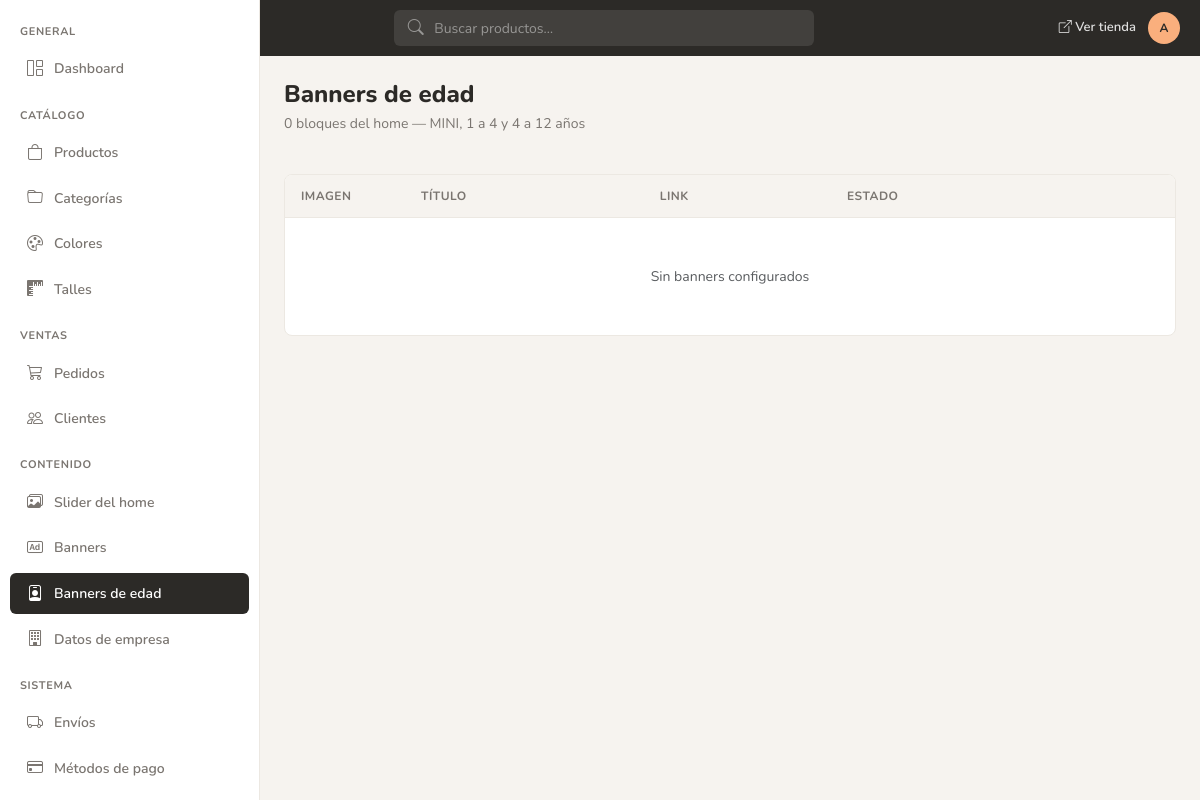
Page /admin/banners-edad.php (signed in) on the earlier database version.
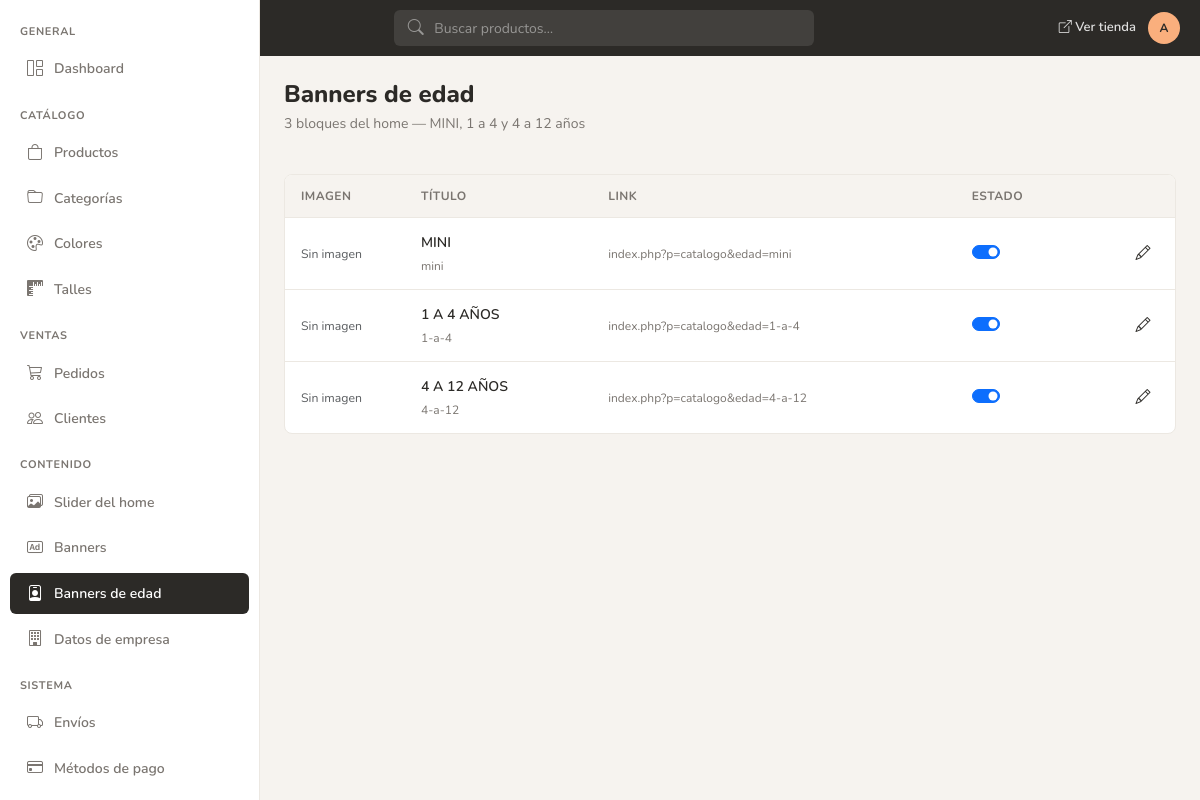
Same page on the later database version.
### tables this page shows
CREATE TABLE IF NOT EXISTS `tbl_home_edad_banners` (
  `id_edad_banner` int NOT NULL AUTO_INCREMENT,
  `slug` varchar(20) NOT NULL,
  `titulo` varchar(150) NOT NULL,
  `subtitulo` varchar(255) DEFAULT NULL,
  `imagen` varchar(250) DEFAULT NULL,
  `link_url` varchar(255) DEFAULT NULL,
  `orden` int DEFAULT 0,
  `activo` tinyint DEFAULT 1,
  PRIMARY KEY (`id_edad_banner`),
  UNIQUE KEY `slug` (`slug`)
);

### admin/include/funciones.php (called while the page is built, shortened)
<?php
function admin_site_path(string $path = ''): string
{
    $base = defined('SITE_URL')
        ? rtrim((string)(parse_url(SITE_URL, PHP_URL_PATH) ?: ''), '/')
        : (defined('BASE_PATH') ? rtrim(BASE_PATH, '/') : '');
    $clean = ltrim(str_replace('\\', '/', $path), '/');
    if ($clean === '') {
        return $base === '' ? '/' : $base;
    }
    return ($base === '' ? '' : $base) . '/' . $clean;
}
if (!function_exists('app_path')) {
    function app_path(string $path = ''): string
    {
        return admin_site_path($path);
    }
}

### admin/banners-edad.php (the view, shortened to what this page needs)
<?php
require_once __DIR__ . '/include/includes.php';
$result = mysqli_query($con, 'SELECT id_edad_banner, slug, titulo, subtitulo, imagen, link_url, orden, activo FROM tbl_home_edad_banners ORDER BY orden ASC, id_edad_banner ASC');
$rows = [];
if ($result) {
    while ($row = mysqli_fetch_assoc($result)) {
        $rows[] = $row;
    }
}
$total = count($rows);
include __DIR__ . '/header.php';
?>
<div class="admin-section-header">
    <div>
        <h1>Banners de edad</h1>
        <p class="subtitle"><?= (int)$total ?> bloque<?= $total === 1 ? '' : 's' ?> del home — MINI, 1 a 4 y 4 a 12 años</p>
    </div>
</div>
<div class="admin-card">
    <div class="admin-card-body p-0">
        <div class="table-responsive">
            <table class="admin-table mb-0">
                <thead>
                    <tr>
                        <th style="width:120px">Imagen</th>
                        <th>Título</th>
                        <th>Link</th>
                        <th>Estado</th>
                        <th style="width:88px"></th>
                    </tr>
                </thead>
                <tbody>
                <?php if ($total > 0): ?>
                    <?php foreach ($rows as $row): ?>
                        <tr>
                            <td>
                                <?php if (!empty($row['imagen'])): ?>
                                <img
                                    src="<?= htmlspecialchars(imgprod_path((string)$row['imagen']), ENT_QUOTES, 'UTF-8') ?>"
                                    alt=""
                                    class="rounded"
                                    style="width:96px;height:72px;object-fit:cover"
                                >
                                <?php else: ?>
                                <span class="text-muted small">Sin imagen</span>
                                <?php endif; ?>
                            </td>
                            <td>
                                <div class="fw-semibold"><?= htmlspecialchars((string)$row['titulo'], ENT_QUOTES, 'UTF-8') ?></div>
                                <div class="product-cell-code mt-1"><?= htmlspecialchars((string)$row['slug'], ENT_QUOTES, 'UTF-8') ?></div>
                            </td>
                            <td>
                                <?php if (!empty($row['link_url'])): ?>
                                    <span class="product-cell-code"><?= htmlspecialchars((string)$row['link_url'], ENT_QUOTES, 'UTF-8') ?></span>
                                <?php else: ?>
                                    <span class="text-muted">—</span>
                                <?php endif; ?>
                            </td>
                            <td>
                                <div class="form-check form-switch mb-0">
                                    <input class="form-check-input toggle-estado" type="checkbox"
                                           data-endpoint="<?= htmlspecialchars(app_path('admin/api/toggle-edad-banner-activo.php'), ENT_QUOTES, 'UTF-8') ?>"
                                           data-id-key="id_edad_banner"
                                           data-id="<?= (int)$row['id_edad_banner'] ?>"
                                           aria-label="Banner <?= (int)$row['activo'] ? 'activo' : 'inactivo' ?>"
                                           <?= (int)$row['activo'] ? 'checked' : '' ?>>
                                </div>
                            </td>
                            <td>
                                <div class="admin-table-actions">
                                    <a href="a_banner_edad.php?id=<?= (int)$row['id_edad_banner'] ?>" class="btn-table-action" title="Editar">
                                        <i class="bi bi-pencil"></i>
                                    </a>
                                </div>
                            </td>
                        </tr>
                    <?php endforeach; ?>
                <?php else: ?>
                    <tr><td colspan="5" class="text-center text-muted py-5">Sin banners configurados</td></tr>
                <?php endif; ?>
                </tbody>
            </table>
        </div>
    </div>
</div>
<?php include __DIR__ . '/pie.php'; ?>

Differences in the rows shown:
added tbl_home_edad_banners: shows "Sin imagen", titulo "MINI", slug "mini", link_url "index.php?p=catalogo&edad=mini", activo "☑"
added tbl_home_edad_banners: shows "Sin imagen", titulo "1 A 4 AÑOS", slug "1-a-4", link_url "index.php?p=catalogo&edad=1-a-4", activo "☑"
added tbl_home_edad_banners: shows "Sin imagen", titulo "4 A 12 AÑOS", slug "4-a-12", link_url "index.php?p=catalogo&edad=4-a-12", activo "☑"
Other differences:
$total: "0" → "3"
text no longer shown: "Sin banners configurados"
